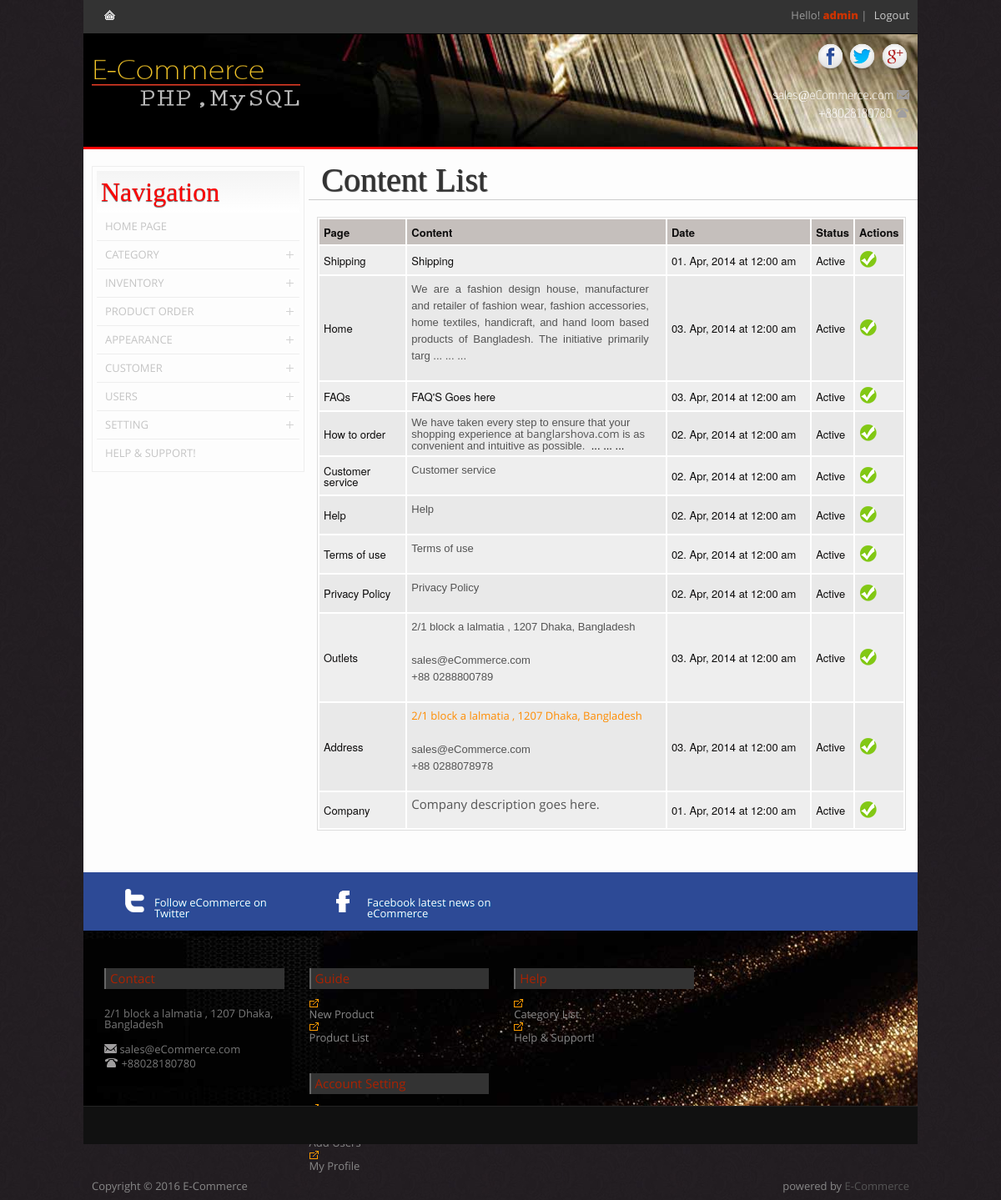
The page /ecommerce/admin/index.php?route=content&option=list (signed in) on the database its author committed.
### tables this page shows
CREATE TABLE IF NOT EXISTS `page_master` (
`page_id` int(11) unsigned NOT NULL,
  `page_name` varchar(150) NOT NULL,
  `page_content` text NOT NULL,
  `date` datetime NOT NULL,
  `status` tinyint(4) NOT NULL DEFAULT '1'
);

### ecommerce/admin/Model/dbclass.php (called while the page is built, shortened)
<?php
	class Model_DBClass {
		public $_hostName = "localhost";
		public $_userName = "ecom";
		public $_userPass = "ecom@12345";
		protected $_link;
		public function __construct(){
			if(!$this->_link = @mysql_pconnect($this->_hostName, $this->_userName, $this->_userPass)){
				echo 'Could not connect to the database Server!';
			}
		}
		public function doQuery($query){
			$result = mysql_query($query, $this->_link);
			return $result;
		}
		public function fetchObject($result){
			$row = mysql_fetch_object($result);
			return $row;
		}
	}

### ecommerce/admin/Views/content_list.php (the view, shortened to what this page needs)
<div class="content_box_aside">
    <div class="aside_box">
    <h2>
        Navigation</h2>
        <div class="glossymenu">
			<?php require_once 'SiteMenu.php'; ?>
    	</div>
    </div>
</div>
<div class="content_box_main">
    <div class="topic_title">
    <h2>
        Content List</h2>
    </div>
    <div class="topic_details">
        <div class="product_list">
          <table cellpadding="5"" cellspacing="2" width="90%" class="product_list">
           <thead>
                <tr>
                    <td width="15%"><b>Page</b></td>
                    <td width="45%"><b>Content</b></td>
                    <td width="25%"><b>Date</b></td>
                    <td width="7%"><b>Status</b></td>
                    <td width="5%"><b>Actions</b></td>
                </tr>
            </thead>
            <tbody>
                <?php
                $query = "SELECT * FROM page_master ORDER BY page_id DESC";
                $result= $dbObj->doQuery($query);
                while ($row = $dbObj->fetchObject($result)){
                ?>
                <tr>
                    <td><?php echo $row->page_name; ?></td>
                    <td><?php
							$description =  $row->page_content;
							$words = explode(" ",$description);
							$numofwords = count($words);
							if($numofwords>50)
							{
								echo substr($row->page_content, 0, 300) ." ... ... ...";
							}
							else{
								echo $row->page_content;
							}
					   ?>
					</td>
                    <td>
                        <?php
                            $date = $row->date;
                            $date = date_create($date);
                            echo date_format($date, 'd. M, Y')." at ".date_format($date, 'g:i a');
                        ?>
                    </td>
                    <td>
                        <?php
                            $status = $row->status;
                            if($status == 1){
                                echo "Active";
                            }
                            elseif ($status == 0){
                                echo "Inactive";
                            }
                        ?>
                    </td>
                    <td class="actBtns">
                    <a href="index.php?route=content&option=update&id=<?php echo $row->page_id; ?>&pagename=<?php echo $row->page_name; ?>"
                    title="Update""><img src="Resources/ico/tick.png" alt="" /></a>
                    </td>
                </tr>
                <?php
                }
                ?>
             </tbody>
         </table>
         </div>
    </div>
</div>

### ecommerce/admin/Style/global_style.css (style rules this page uses)
html { background:#EBEBEB url(../Resources/images/body-bg.jpg); background-repeat: repeat; background-attachment: fixed; }

### ecommerce/admin/Style/content.css (style rules this page uses)
.aside_box { border: 1px solid #eee; margin-left:10px; margin-bottom:20px; padding:5px; }
.aside_box h2 { color: #f00; line-height:18px; font: 32px/40px 'Yesteryear', cursive; text-shadow: 0px 1px 1px #666; padding:5px; background: rgb(244,244,244); background: -moz-linear-gradient(top, rgba(244,244,244,1) 0%, rgba(255,255,255,1) 100%); background: -webkit-gradient(linear, left top, left bottom, color-stop(0%,rgba(244,244,244,1)), color-stop(100%,rgba(255,255,255,1))); background: -webkit-linear-gradient(top, rgba(244,244,244,1) 0%,rgba(255,255,255,1) 100%); background: -o-linear-gradient(top, rgba(244,244,244,1) 0%,rgba(255,255,255,1) 100%); background: -ms-linear-gradient(top, rgba(244,244,244,1) 0%,rgba(255,255,255,1) 100%); background: linear-gradient(to bottom, rgba(244,244,244,1) 0%,rgba(255,255,255,1) 100%); filter: progid:DXImageTransform.Microsoft.gradient( startColorstr='#f4f4f4', endColorstr='#ffffff',GradientType=0 ); }
.content_box_main { margin: 0 auto; width:730px; min-height: 10px; float: right; display: block; margin-top: 0px; border-left: 0px solid #eee; padding-top: 0px; padding-bottom: 20px; }
.content_box table { width: 100%; }
.topic_title { position: relative; height: 50px; margin-top: 10px; margin-bottom:20px; border-bottom: 1px solid #CCC; }
.topic_title h2 { margin-top: 7px; margin-left: 5px; float: left; padding-left: 10px; color: #333; font-size:35px; line-height:18px; font: 40px/40px 'Yesteryear', cursive; text-shadow: 1px 1px 1px #333; }
.topic_details { margin-top: 10px; margin-bottom: 20px; padding-left: 10px; }
.topic_details p { margin-bottom: 15px; margin-left: 0px; text-align:justify; margin-right:15px; display:block; color: #555; font-size:15px; line-height:18px; }
.product_list table { width: 98%; border: 1px solid #ddd; background:#fff; }
.product_list thead { background:#C5BFBC; padding:10px; height:30px; border: 1px solid #ddd; }
.product_list tr:nth-child(even) { background: #eee;border: 1px solid #ddd; }
.product_list tbody tr:nth-child(odd) { background: #eee;border: 1px solid #ddd; }
.product_list tbody tr:nth-child(even) { background: #E9E9E9;border: 1px solid #ddd; }

### rows shown on the page
page_master: page_name "Shipping", page_content "Shipping", date "01. Apr, 2014", date "12:00 am", status "Active"
page_master: page_name "Home", page_content "We are a fashion design house, manufacturer and retailer of fashion wear, fashion accessories, home textiles, handicraft, and hand loom based products of Bangladesh. The initiative primarily targ", date "03. Apr, 2014", date "12:00 am", status "Active"
page_master: page_name "FAQs", page_content "FAQ'S Goes here", date "03. Apr, 2014", date "12:00 am", status "Active"
page_master: page_name "How to order", page_content "We have taken every step to ensure that your shopping experience at banglarshova.com is as convenient and intuitive as possible.", date "02. Apr, 2014", date "12:00 am", status "Active"
page_master: page_name "Customer service", page_content "Customer service", date "02. Apr, 2014", date "12:00 am", status "Active"
page_master: page_name "Help", page_content "Help", date "02. Apr, 2014", date "12:00 am", status "Active"
page_master: page_name "Terms of use", page_content "Terms of use", date "02. Apr, 2014", date "12:00 am", status "Active"
page_master: page_name "Privacy Policy", page_content "Privacy Policy", date "02. Apr, 2014", date "12:00 am", status "Active"
page_master: page_name "Outlets", page_content "2/1 block a lalmatia , 1207 Dhaka, Bangladesh sales@eCommerce.com +88 0288800789", date "03. Apr, 2014", date "12:00 am", status "Active"
page_master: page_name "Address", page_content "2/1 block a lalmatia , 1207 Dhaka, Bangladesh sales@eCommerce.com +88 0288078978", date "03. Apr, 2014", date "12:00 am", status "Active"
page_master: page_name "Company", page_content "Company description goes here.", date "01. Apr, 2014", date "12:00 am", status "Active"

### other values the page prints
$user_name "admin"
